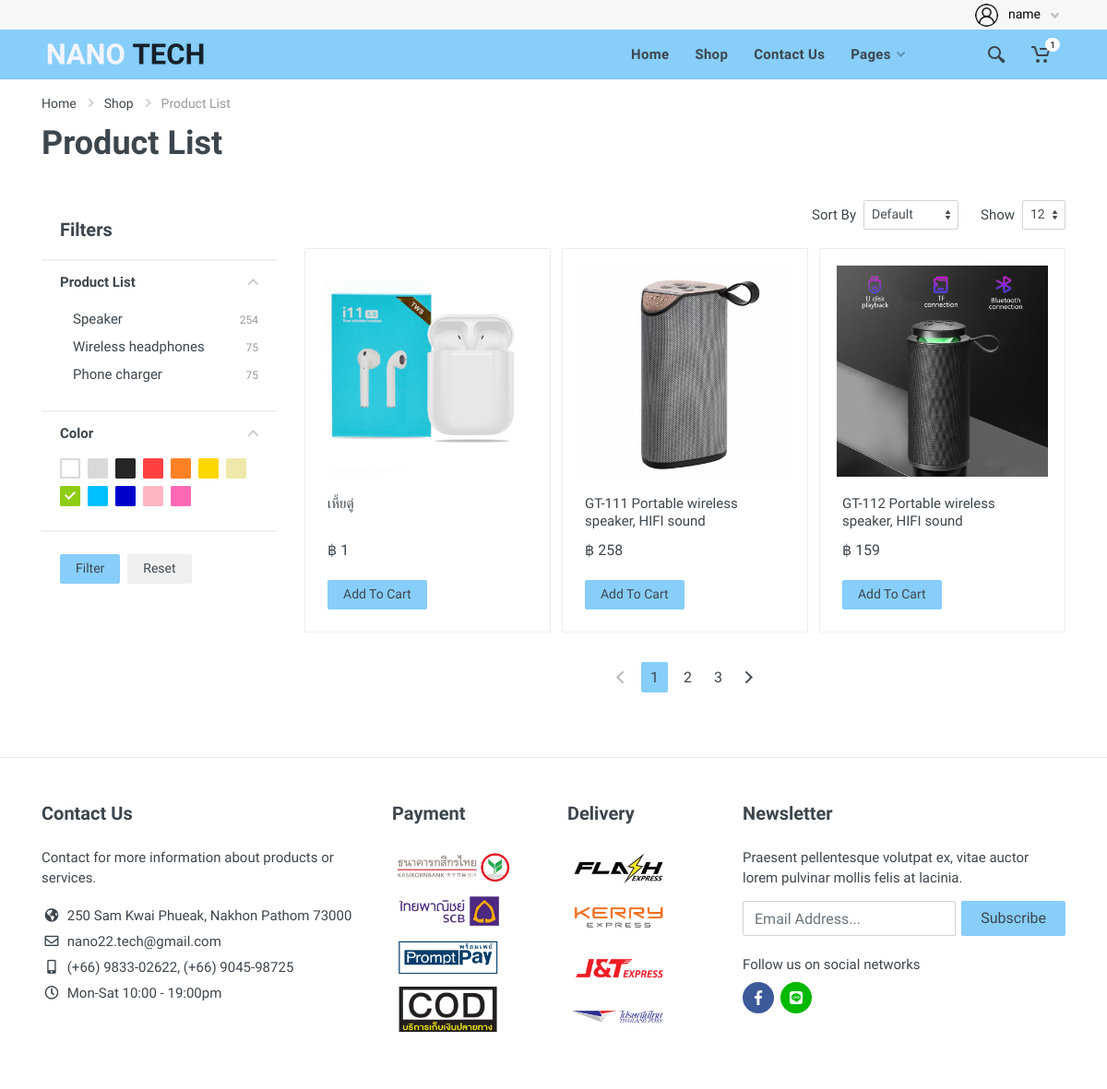
The app's page /shop/shop.php with its own data.
### tables this page shows
CREATE TABLE `product_img` (
  `img_id` int(11) NOT NULL,
  `pm_id` int(11) NOT NULL,
  `img_name` text NOT NULL
);

CREATE TABLE `productmaster` (
  `pm_id` int(11) NOT NULL,
  `pt_id` int(11) NOT NULL,
  `pm_name` varchar(100) NOT NULL,
  `pm_price` int(11) NOT NULL,
  `pm_certification` varchar(100) NOT NULL,
  `pm_mateial` varchar(100) NOT NULL,
  `pm_detail` varchar(255) NOT NULL
);

### shop/shop.php (the view, shortened to what this page needs)
<?php
include"layouts/head.php";
require_once 'includes/database.php';
?>
<div class="site">
  <?php include"layouts/navbar.php"?>
  <div class="site__body">
    <div class="page-header">
      <div class="page-header__container container">
        <div class="page-header__breadcrumb">
          <nav aria-label="breadcrumb">
            <ol class="breadcrumb">
              <li class="breadcrumb-item"><a href="home1.php">Home</a>
                <svg class="breadcrumb-arrow" width="6px" height="9px">
                  <use xlink:href="images/sprite.svg#arrow-rounded-right-6x9"></use>
                </svg>
              </li>
              <li class="breadcrumb-item">Shop
                <svg class="breadcrumb-arrow" width="6px" height="9px">
                  <use xlink:href="images/sprite.svg#arrow-rounded-right-6x9"></use>
                </svg>
              </li>
              <li class="breadcrumb-item active" aria-current="page">Product List</li>
            </ol>
          </nav>
        </div>
        <div class="page-header__title">
          <h1>Product List</h1>
        </div>
      </div>
    </div>
    <div class="container">
      <div class="shop-layout shop-layout--sidebar--start">
        <div class="shop-layout__sidebar">
          <div class="block block-sidebar">
            <div class="block-sidebar__item">
              <div class="widget-filters widget" data-collapse data-collapse-opened-class="filter--opened">
                <h4 class="widget__title">Filters</h4>
                <div class="widget-filters__list">
                  <div class="widget-filters__item">
                    <div class="filter filter--opened" data-collapse-item>
                      <button type="button" class="filter__title" data-collapse-trigger> Product List
                        <svg class="filter__arrow" width="12px" height="7px">
                          <use xlink:href="images/sprite.svg#arrow-rounded-down-12x7"></use>
                        </svg>
                      </button>
                      <div class="filter__body" data-collapse-content>
                        <div class="filter__container">
                          <div class="filter-categories">
                            <ul class="filter-categories__list">
                              <li class="filter-categories__item filter-categories__item--parent">
                                <a href="#">Speaker</a>
                                <div class="filter-categories__counter">254</div>
                              </li>
                              <li class="filter-categories__item filter-categories__item--parent">
                                <a href="#">Wireless headphones</a>
                                <div class="filter-categories__counter">75</div>
                              </li>
                              <li class="filter-categories__item filter-categories__item--parent">
                                <a href="#"> Phone charger</a>
                                <div class="filter-categories__counter">75</div>
                              </li>
                            </ul>
                          </div>
                        </div>
                      </div>
                    </div>
                  </div>
                  <div class="widget-filters__item">
                    <div class="filter filter--opened" data-collapse-item>
                      <button type="button" class="filter__title" data-collapse-trigger>Color
                        <svg class="filter__arrow" width="12px" height="7px">
                          <use xlink:href="images/sprite.svg#arrow-rounded-down-12x7"></use>
                        </svg>
                      </button>
                      <div class="filter__body" data-collapse-content>
                        <div class="filter__container">
                          <div class="filter-color">
                            <div class="filter-color__list">
                              <label class="filter-color__item">
                                <span class="filter-color__check input-check-color input-check-color--white"
                                  style="color: #fff;">
                                  <label class="input-check-color__body">
                                    <span class="input-check-color__box"></span>
                                  </label>
                                </span>
                              </label>
                              <label class="filter-color__item">
                                <span class="filter-color__check input-check-color input-check-color--light"
                                  style="color: #d9d9d9;">
                                  <label class="input-check-color__body">
                                    <span class="input-check-color__box"></span>
                                  </label>
                                </span>
                              </label>
                              <label class="filter-color__item">
                                <span class="filter-color__check input-check-color" style="color: #262626;">
                                  <label class="input-check-color__body">
                                    <span class="input-check-color__box"></span>
                                  </label>
                                </span>
                              </label>
                              <label class="filter-color__item">
                                <span class="filter-color__check input-check-color" style="color: #ff4040;">
                                  <label class="input-check-color__body">
                                    <span class="input-check-color__box"></span>
                                  </label>
                                </span>
                              </label>
                              <label class="filter-color__item">
                                <span class="filter-color__check input-check-color" style="color: #ff8126;">
                                  <label class="input-check-color__body">
                                    <span class="input-check-color__box"></span>
                                  </label>
                                </span>
                              </label>
                              <label class="filter-color__item">
                                <span class="filter-color__check input-check-color input-check-color--light"
                                  style="color: #FFD700;">
                                  <label class="input-check-color__body">
                                    <span class="input-check-color__box"></span>
                                  </label>
                                </span>
                              </label>
                              <label class="filter-color__item">
                                <span class="filter-color__check input-check-color input-check-color--light"
                                  style="color: #EEE8AA;">
                                  <label class="input-check-color__body">
                                    <span class="input-check-color__box"></span>
                                  </label>
                                </span>
                              </label>
                              <label class="filter-color__item">
                                <span class="filter-color__check input-check-color" style="color: #8fcc14;">
                                  <label class="input-check-color__body">
                                    <span class="input-check-color__box"></span>
                                    <svg class="input-check-color__icon" width="12px" height="9px">
                                      <use xlink:href="images/sprite.svg#check-12x9"></use>
                                    </svg>
                                  </label>
                                </span>
                              </label>
                              <label class="filter-color__item">
                                <span class="filter-color__check input-check-color" style="color: #00BFFF;">
                                  <label class="input-check-color__body">
                                    <span class="input-check-color__box"></span>
                                  </label>
                                </span>
                              </label>
                              <label class="filter-color__item">
                                <span class="filter-color__check input-check-color" style="color: #0000CD;">
                                  <label class="input-check-color__body">
                                    <span class="input-check-color__box"></span>
                                  </label>
                                </span>
                              </label>
                              <label class="filter-color__item">
                                <span class="filter-color__check input-check-color" style="color: #FFB6C1;">
                                  <label class="input-check-color__body">
                                    <span class="input-check-color__box"></span>
                                  </label>
                                </span>
                              </label>
                              <label class="filter-color__item">
                                <span class="filter-color__check input-check-color" style="color: #FF69B4;">
                                  <label class="input-check-color__body">
                                    <span class="input-check-color__box"></span>
                                  </label>
                                </span>
                              </label>
                            </div>
                          </div>
                        </div>
                      </div>
                    </div>
                  </div>
                </div>
                <div class="widget-filters__actions d-flex">
                  <button class="btn btn-primary btn-sm">Filter</button>
                  <button class="btn btn-secondary btn-sm ml-2">Reset</button>
                </div>
              </div>
            </div>
          </div>
        </div>
        <div class="shop-layout__content">
          <div class="block">
            <div class="products-view">
              <div class="products-view__options">
                <div class="view-options">
                  <div class="view-options__control"><label for="">Sort By</label>
                    <div>
                      <select class="form-control form-control-sm" name="" id="">
                        <option value="">Default</option>
                      </select>
                    </div>
                  </div>
                  <div class="view-options__control"><label for="">Show</label>
                    <div>
                      <select class="form-control form-control-sm" name="" id="">
                        <option value="">12</option>
                      </select>
                    </div>
                  </div>
                </div>
              </div>
              <div class="products-view__list products-list" data-layout="grid-3-sidebar" data-with-features="false">
                <div class="products-list__body">
                  <?php
                    $sql = "SELECT * FROM productmaster LEFT JOIN product_img ON productmaster.pm_id = product_img.pm_id
                            GROUP BY productmaster.pm_id ORDER BY productmaster.pm_id DESC LIMIT 5";
                    $stmt = $pdo->prepare($sql);
                    $stmt->execute();
                      while($result = $stmt->fetch(PDO::FETCH_ASSOC)){
                  ?>
                  <div class="products-list__item">
                    <div class="product-card">
                      <div class="product-card__image">
                        <a href="productDetails.php">
                          <img class="img-fluid" src="../admin/<?php echo $result["img_name"]; ?>" alt="">
                        </a>
                      </div>
                      <div class="product-card__info">
                        <div class="product-card__name">
                          <a href="productDetails.php"><?php echo $result["pm_name"];?></a>
                        </div>
                      </div>
                      <div class="product-card__actions">
                        <div class="product-card__prices">฿ <?php echo $result["pm_price"];?></div>
                        <div class="product-card__buttons">
                          <button class="btn btn-primary product-card__addtocart" type="button">Add To Cart</button>
                        </div>
                      </div>
                    </div>
                  </div>
                  <?php } ?>
                </div>
              </div>
              <div class="products-view__pagination">
                <ul class="pagination justify-content-center">
                  <li class="page-item disabled">
                    <a class="page-link page-link--with-arrow" href="#" aria-label="Previous">
                      <svg class="page-link__arrow page-link__arrow--left" aria-hidden="true" width="8px" height="13px">
                        <use xlink:href="images/sprite.svg#arrow-rounded-left-8x13"></use>
                      </svg>
                    </a>
                  </li>
                  <li class="page-item active">
                    <a class="page-link" href="#">1</a>
                  </li>
                  <li class="page-item">
                    <a class="page-link" href="#">2
                      <span class="sr-only">(current)</span></a>
                  </li>
                  <li class="page-item">
                    <a class="page-link" href="#">3</a>
                  </li>
                  <li class="page-item">
                    <a class="page-link page-link--with-arrow" href="#" aria-label="Next">
                      <svg class="page-link__arrow page-link__arrow--right" aria-hidden="true" width="8px"
                        height="13px">
                        <use xlink:href="images/sprite.svg#arrow-rounded-right-8x13"></use>
                      </svg>
                    </a>
                  </li>
                </ul>
              </div>
            </div>
          </div>
        </div>
      </div>
    </div>
  </div>
  <?php include"layouts/footer.php"?>

### records on screen
product_img: img_name (picture), pm.pm_name "เหี้ยตู่", pm.pm_price "1"
product_img: img_name (picture), pm.pm_name "GT-111 Portable wireless speaker, HIFI sound", pm.pm_price "258"
product_img: img_name (picture), pm.pm_name "GT-112 Portable wireless speaker, HIFI sound", pm.pm_price "159"
